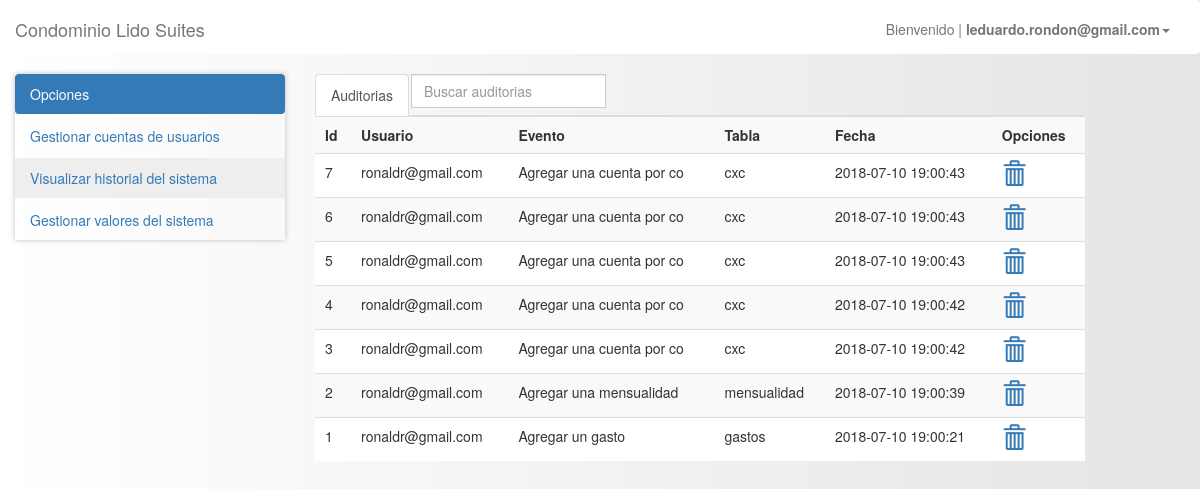
The page /pages/?auditoria (signed in) on the database as committed earlier.
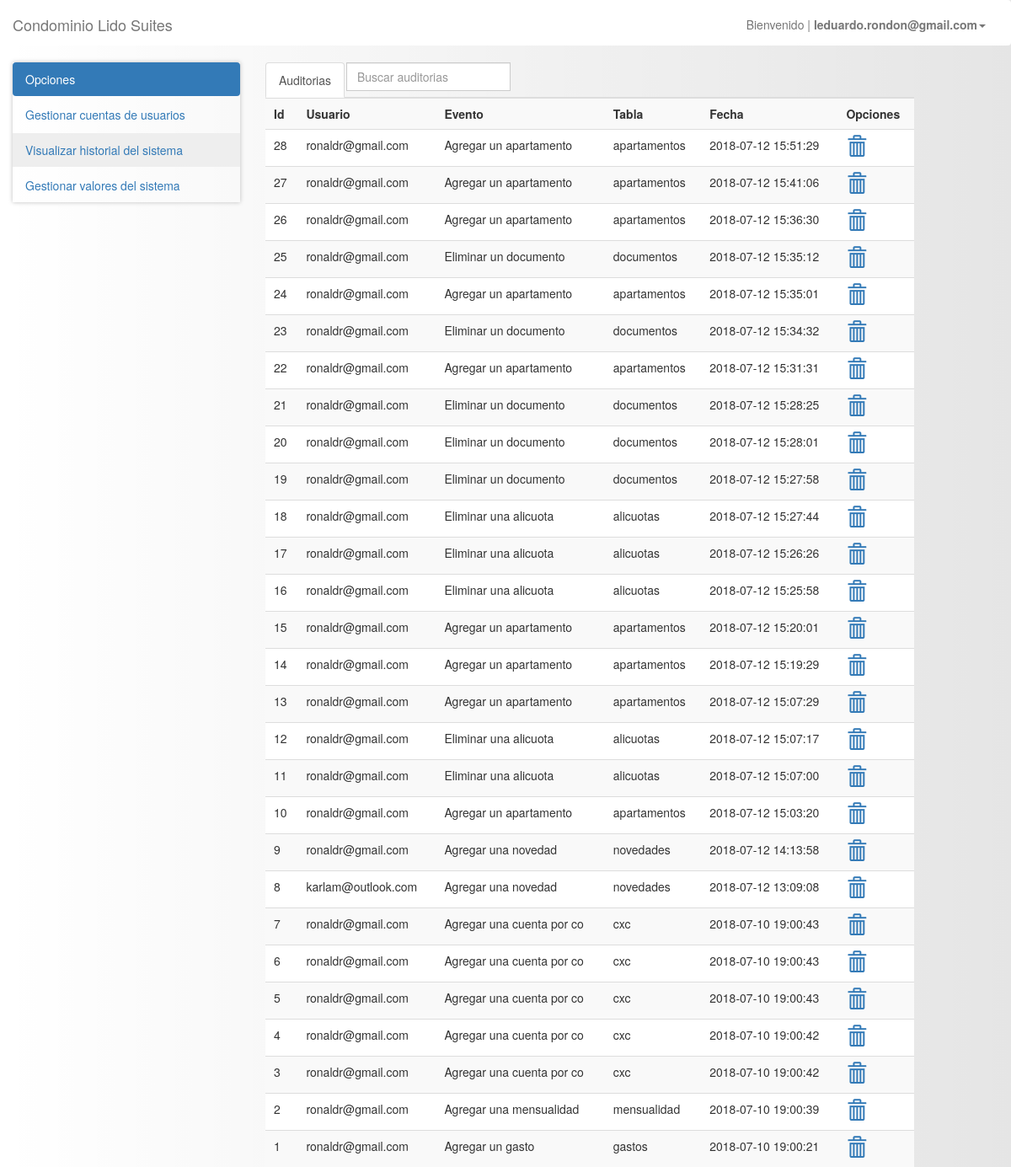
The same page on the database as committed later.
### tables this page shows
CREATE TABLE `auditorias` (
  `id_auditoria` int(10) UNSIGNED NOT NULL,
  `id_usuario` int(10) UNSIGNED NOT NULL,
  `evento` varchar(25) NOT NULL,
  `tabla` varchar(25) NOT NULL,
  `created` timestamp NOT NULL DEFAULT CURRENT_TIMESTAMP
);

CREATE TABLE `usuarios` (
  `id_usuario` int(10) UNSIGNED NOT NULL,
  `id_nivel` int(10) UNSIGNED NOT NULL,
  `nombres` varchar(100) NOT NULL,
  `apellidos` varchar(100) NOT NULL,
  `correo` varchar(100) NOT NULL,
  `contrasena` varchar(100) NOT NULL,
  `telefono` varchar(100) NOT NULL,
  `created` timestamp NOT NULL DEFAULT CURRENT_TIMESTAMP
);

### models/db.php (called while the page is built)
<?php
class db
{
    public static function conexion(){
        $conexion = new mysqli('localhost', 'root', '19651249', 'lidosuites', '3306');
        $conexion->query("SET NAMES 'utf8'");
        return $conexion;
    }
}

### models/auditoria.php (called while the page is built, shortened)
<?php
require_once 'db.php';
class Auditoria{
	private $db;
	private $auditoria;
	public function __construct(){
		$this->db=db::conexion();
		$this->auditoria=array();
	}
    public function getAuditoria(){
        $sql = $this->db->query("SELECT usuarios.id_usuario, usuarios.correo,
                                        usuarios.nombres, usuarios.apellidos,
                                        usuarios.contrasena, usuarios.id_nivel,
                                        usuarios.telefono, usuarios.created,
                                        auditorias.id_auditoria, auditorias.id_usuario,
                                        auditorias.evento, auditorias.tabla, auditorias.created
                                            FROM usuarios
                                                INNER JOIN auditorias on usuarios.id_usuario = auditorias.id_usuario
                                                ORDER BY auditorias.id_auditoria DESC");
        while($filas = $sql->fetch_assoc()){
            $this->auditoria[] = $filas;
        }
        return $this->auditoria;
    }
}

### views/config/auditoria/detalle.phtml (the view)
<ul class="nav nav-tabs nav-justified">
  <ul class="nav nav-tabs" role="tablist">
    <li role="presentation" class="active"><a href="!#detalle" aria-controls="detalle" role="tab" data-toggle="tab">Auditorias</a></li>
   	<li role="presentation">
		<div class="input-group">
			<input class="form-control" type="text" id="searchAuditoria" placeholder="Buscar auditorias">
		</div>
	</li>
  </ul>
  <div class="tab-content">
    <div role="tabpanel" class="tab-pane active" id="detalle">
		<table class="table table-striped" id="tablaAuditoria">
    		<tr>
    			<th>Id</th>
    			<th>Usuario</th>
    			<th>Evento</th>
    			<th>Tabla</th>
    			<th>Fecha</th>
    			<th>Opciones</th>
    		</tr>
    		<?php for($i=0; $i<count($auditorias); $i++){ $rs = $auditorias[$i]; ?>
    		<tr>
    			<td><?php echo $rs['id_auditoria']; ?></td>
    			<td><?php echo $rs['correo']; ?></td>
    			<td><?php echo $rs['evento']; ?></td>
    			<td><?php echo $rs['tabla']; ?></td>
    			<td><?php echo $rs['created']; ?></td>
    			<td>
    				<a href="#" onclick="delAuditoria(this);" ><i class="glyphicon glyphicon-trash"></i></a>
    			</td>
    		</tr> <?php } ?>
    	</table>
    </div>
  </div>

### pages/layout/head.inc (shortened to what this page needs)
<!doctype html>
<html lang="es">
<head>
    <link rel="stylesheet" href="../public/css/bootstrap.min.css">
    <link rel="stylesheet" href="../public/css/style.css">
    <link rel="stylesheet" type="text/css" href="../public/css/datatables.min.css"/>
</head>
<body>

### pages/layout/navbar.inc (shortened to what this page needs)
<nav class="navbar navbar-default">
	<div class="container-fluid">
		<div class="navbar-header">
			<a class="navbar-brand" href="./">Condominio Lido Suites</a>
		</div>
		<div class="collapse navbar-collapse" id="bs-example-navbar-collapse-1">
			<ul class="nav navbar-nav navbar-right" id="navegacion">
				 <?php if(isset($_SESSION['login'])){ ?>
				<li class="dropdown"><a href="" class="dropdown-toggle" data-toggle="dropdown" role="button" aria-haspopup="true" aria-expanded="false">
					Bienvenido | <b><?php echo $_SESSION['login']; ?></b><span class="caret"></span></a>
					<ul class="dropdown-menu">
           			 <?php }else{ ?>
           			 <?php } ?>
          </ul></li>
			</ul>
		</div>
	</div>
</nav>

### pages/index.php (shortened to what this page needs)
<?php require_once '../models/auditoria.php'; ?>
<?php require_once 'layout/head.inc'; ?>
<?php require_once 'layout/navbar.inc'; ?>
<div>
	<div class="col-xs-3 col-sm-3 col-md-3 col-lg-3">
		<ul class="nav nav-pills nav-stacked nav-pills-stacked-example panel-config">
			<li role="presentation" class="active">
				<a href="#">Opciones</a>
			</li>
			<?php if($_SESSION['nivel'] == 1){ ?>
			<li role="presentation" <?php if(isset($_GET['usuarios'])){echo "style='background-color:#eee;'";} ?>>
				<a href="./?usuarios">Gestionar cuentas de usuarios</a>
			</li>
			<?php } ?>
			<?php if($_SESSION['nivel'] == 1){ ?>
			<li role="presentation" <?php if(isset($_GET['auditoria'])){echo "style='background-color:#eee;'";} ?>>
				<a href="./?auditoria">Visualizar historial del sistema</a>
			</li>
			<?php } ?>
			<?php if($_SESSION['nivel'] == 1){ ?>
			<li class="presentation">
				<a data-toggle="collapse" href="#collapse1">Gestionar valores del sistema</a>
			</li>
			<?php } ?>
		</ul>
	</div>
	<div class="col-xs-8 col-sm-8 col-md-8 col-lg-8">
		<?php
			if(isset($_GET['alicuotas'])){
				$instanciaAlicuota = new Alicuota();
				$alicuotas = $instanciaAlicuota->getAlicuota();
				require_once '../views/config/alicuotas/detalle.phtml';
			}else if(isset($_GET['auditoria'])){
				$auditoria = new Auditoria();
				$auditorias = $auditoria->getAuditoria();
				require_once '../views/config/auditoria/detalle.phtml';
			}else if(isset($_GET['apartamentos'])){
				$apartamento = new Apartamento();
				$apartamentos = $apartamento->getApartamentos();
				require_once '../views/config/apartamentos/detalle.phtml';
			}
		?>
	</div>
</div>
<?php require_once 'layout/footer.inc';?>

### pages/layout/footer.inc (shortened to what this page needs)
</body>
</html>

### public/css/style.css (style rules this page uses)
body { background: linear-gradient(to right, rgba(255, 255, 255, 0), rgba(0, 0, 0, 0.1)); }
.glyphicon { font-size: 1.7em; }
.navbar-default { background-color: #FFF; border: 0; padding: 4px 0px 0px 0px; // box-shadow: 0px 0px 35px #BDBDBD; }
.panel-config { margin-bottom: 0px; box-shadow: 0px 0px 5px #BDBDBD; }

Rows that differ between the two databases and show on the page:
added auditorias: id_auditoria "28", id_usuario.correo "ronaldr@gmail.com", evento "Agregar un apartamento", tabla "apartamentos", created "2018-07-12 15:51:29"
added auditorias: id_auditoria "27", id_usuario.correo "ronaldr@gmail.com", evento "Agregar un apartamento", tabla "apartamentos", created "2018-07-12 15:41:06"
added auditorias: id_auditoria "26", id_usuario.correo "ronaldr@gmail.com", evento "Agregar un apartamento", tabla "apartamentos", created "2018-07-12 15:36:30"
added auditorias: id_auditoria "25", id_usuario.correo "ronaldr@gmail.com", evento "Eliminar un documento", tabla "documentos", created "2018-07-12 15:35:12"
added auditorias: id_auditoria "24", id_usuario.correo "ronaldr@gmail.com", evento "Agregar un apartamento", tabla "apartamentos", created "2018-07-12 15:35:01"
added auditorias: id_auditoria "23", id_usuario.correo "ronaldr@gmail.com", evento "Eliminar un documento", tabla "documentos", created "2018-07-12 15:34:32"
added auditorias: id_auditoria "22", id_usuario.correo "ronaldr@gmail.com", evento "Agregar un apartamento", tabla "apartamentos", created "2018-07-12 15:31:31"
added auditorias: id_auditoria "21", id_usuario.correo "ronaldr@gmail.com", evento "Eliminar un documento", tabla "documentos", created "2018-07-12 15:28:25"
added auditorias: id_auditoria "20", id_usuario.correo "ronaldr@gmail.com", evento "Eliminar un documento", tabla "documentos", created "2018-07-12 15:28:01"
added auditorias: id_auditoria "19", id_usuario.correo "ronaldr@gmail.com", evento "Eliminar un documento", tabla "documentos", created "2018-07-12 15:27:58"
added auditorias: id_auditoria "18", id_usuario.correo "ronaldr@gmail.com", evento "Eliminar una alicuota", tabla "alicuotas", created "2018-07-12 15:27:44"
added auditorias: id_auditoria "17", id_usuario.correo "ronaldr@gmail.com", evento "Eliminar una alicuota", tabla "alicuotas", created "2018-07-12 15:26:26"
added auditorias: id_auditoria "16", id_usuario.correo "ronaldr@gmail.com", evento "Eliminar una alicuota", tabla "alicuotas", created "2018-07-12 15:25:58"
added auditorias: id_auditoria "15", id_usuario.correo "ronaldr@gmail.com", evento "Agregar un apartamento", tabla "apartamentos", created "2018-07-12 15:20:01"
added auditorias: id_auditoria "14", id_usuario.correo "ronaldr@gmail.com", evento "Agregar un apartamento", tabla "apartamentos", created "2018-07-12 15:19:29"
added auditorias: id_auditoria "13", id_usuario.correo "ronaldr@gmail.com", evento "Agregar un apartamento", tabla "apartamentos", created "2018-07-12 15:07:29"
added auditorias: id_auditoria "12", id_usuario.correo "ronaldr@gmail.com", evento "Eliminar una alicuota", tabla "alicuotas", created "2018-07-12 15:07:17"
added auditorias: id_auditoria "11", id_usuario.correo "ronaldr@gmail.com", evento "Eliminar una alicuota", tabla "alicuotas", created "2018-07-12 15:07:00"
added auditorias: id_auditoria "10", id_usuario.correo "ronaldr@gmail.com", evento "Agregar un apartamento", tabla "apartamentos", created "2018-07-12 15:03:20"
added auditorias: id_auditoria "9", id_usuario.correo "ronaldr@gmail.com", evento "Agregar una novedad", tabla "novedades", created "2018-07-12 14:13:58"
added auditorias: id_auditoria "8", id_usuario.correo "karlam@outlook.com", evento "Agregar una novedad", tabla "novedades", created "2018-07-12 13:09:08"
